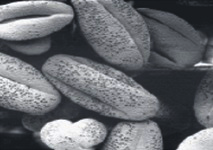
#> input picture Mini1/Imagen-original.bmp, 213 x 150 px, found by its file name
$ python histogramaOriginal.py
#> lines starting #> are read from the running program, lines starting #| are printed output that depends on the picture
#Imagen Original
import cv2
import numpy as np
from matplotlib import pyplot as plt

#Apertura de la imagen7
imgOriginal = cv2.imread('imagen-original.bmp')
#> imgOriginal is the input picture: shape (150, 213, 3); mean B, G, R 111, 106.1, 103.6
#Abre pestaña con la imagen7
cv2.imshow('imagen-original.bmp', imgOriginal)

#Calculo y despliegue del histograma
hist = cv2.calcHist([imgOriginal], [0], None, [256], [0, 256])
#> hist = 256 values, max 736 at index 32, min 0 at index 0, mean 124.8
plt.plot(hist)
plt.xlabel('Intensidad de iluminacion')
plt.ylabel('Cantidad de pixeles')
plt.show()
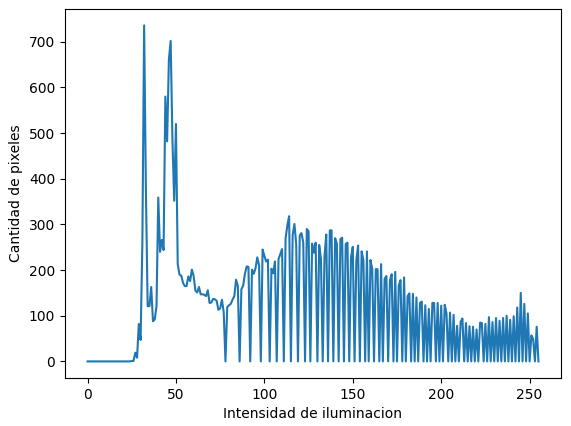
#> figure drawn by matplotlib, 1 panel; curve peaks at x = 32, y = 736

cv2.destroyAllWindows()
